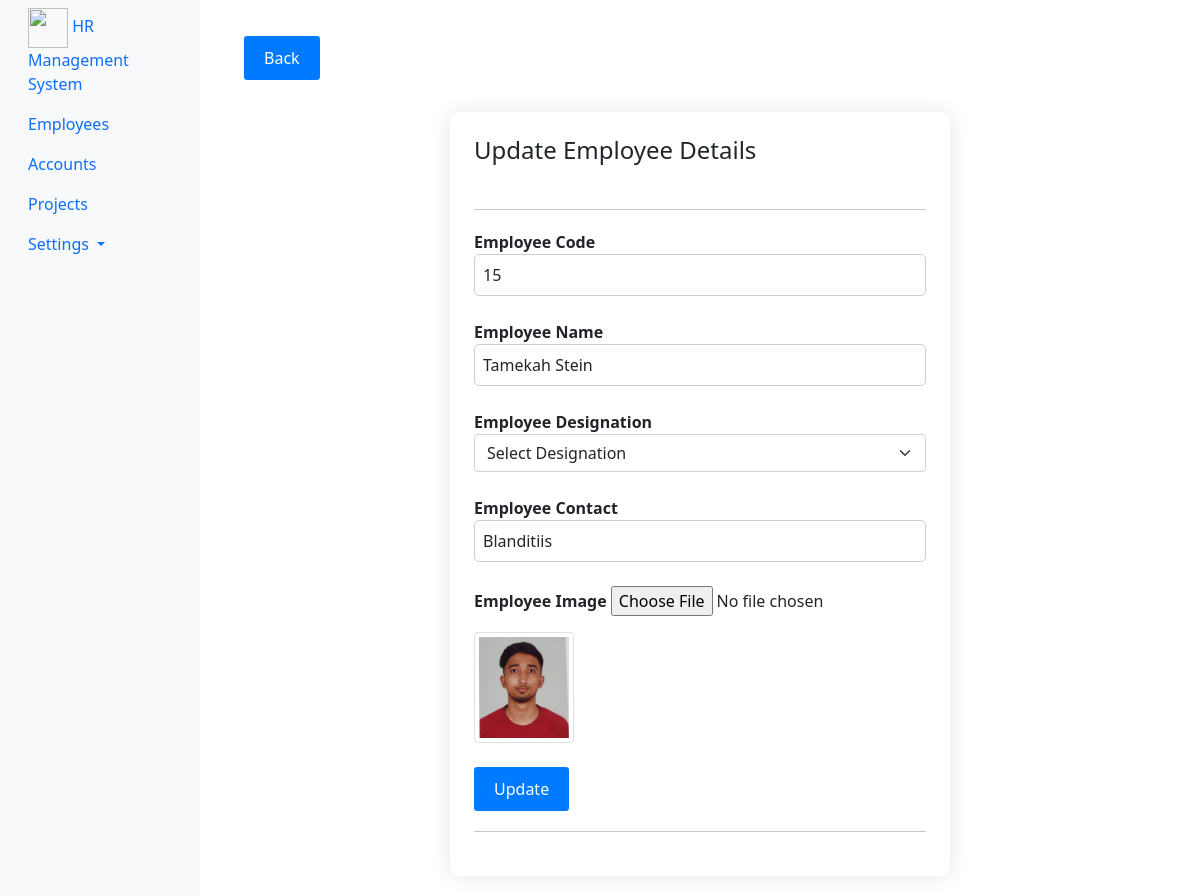
/employees/edit/15/ (signed in), run on an earlier commit of the app's database.
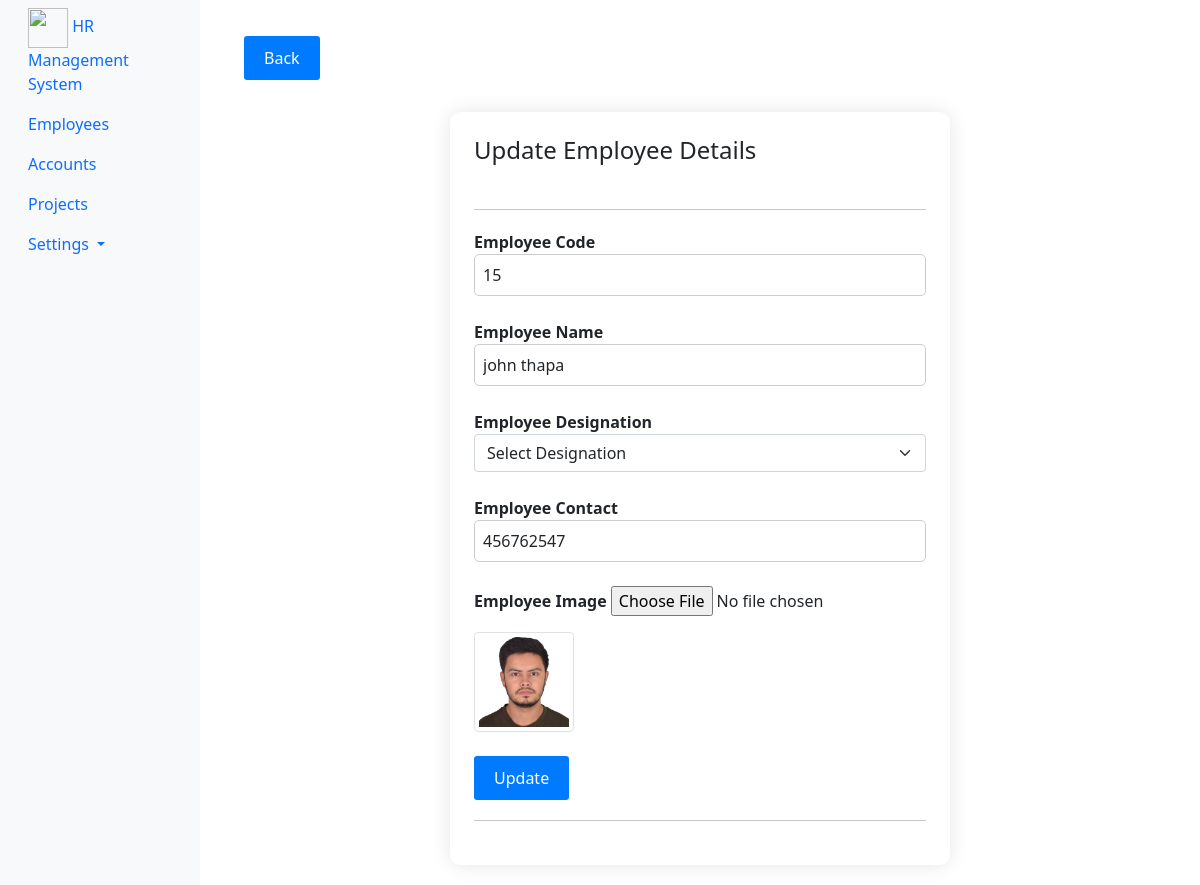
And on a later commit of the database.
### Employees/models.py (models this page shows, shortened)
class EmployeeDetail(models.Model):
    employee_code = models.PositiveIntegerField(primary_key=True, auto_created=True)
    employee_name = models.CharField(max_length=30)
    employee_designation = models.ForeignKey(EmployeeDesignation, on_delete=models.CASCADE)
    employee_contact = models.CharField(max_length=10)
    employee_image = models.FileField(upload_to="images/employeeImage/", blank=True, null=True)
    is_active = models.BooleanField(default=True)
    class Meta:
        db_table = "employee_details"
        ordering = ["-employee_name"]

### Employees/views.py (the view)
# urls.py: path('edit/<int:pk>/', views.employee_edit, name='employee_edit'),
@login_required(login_url='/login/')
def employee_edit(request, pk):
    employee_obj=EmployeeDetail.objects.get(pk=pk)
    designation_obj=EmployeeDesignation.objects.all()
    context={"data": employee_obj, "employee_designation": designation_obj}
    if request.method == "POST":
        employee_obj= EmployeeCreateForm(data=request.POST, instance=employee_obj, files=request.FILES)
        if employee_obj.is_valid():
            employee_obj.save()
            messages.success(request, "Updated succesfully")
            return redirect("employee_show", pk)   #redirecting to url having pk or id
    return render(request, 'employees/employee_edit.html', context)

### templates/employees/employee_edit.html (shortened to what this page needs)
{% extends 'layouts/master.html' %}
{% block custom_css %}
{% load static %}
<link rel="stylesheet" href="{% static 'css/employee_edit.css' %}">
{% endblock %}
{% block content %}
<div class="container">
    <a href="{% url 'employee_list' %}" class="btn btn-sm btn-primary my-3">Back</a>
    <div class="card p-4 mt-3">
        <h1 class="mb-4">Update Employee Details</h1>
        <hr>
        <form action="{% url 'employee_edit' data.pk %}" method="post" enctype="multipart/form-data">
            <div class="form-group mb-4">
                <label for="employee_code">Employee Code</label>
                <input type="number" name="employee_code" value="{{ data.employee_code }}" class="form-control" placeholder="Enter Employee Code" required>
            </div>
            <div class="form-group mb-4">
                <label for="employee_name">Employee Name</label>
                <input type="text" name="employee_name" value="{{ data.employee_name }}" class="form-control" placeholder="Enter Employee Name" required>
            </div>
            <div class="form-group mb-4">
                <label for="employee_designation">Employee Designation</label>
                <select name="employee_designation" class="form-select">
                    <option value="0">Select Designation</option>
                </select>
            </div>
            <div class="form-group mb-4">
                <label for="employee_contact">Employee Contact</label>
                <input type="tel" name="employee_contact" value="{{ data.employee_contact }}" class="form-control" placeholder="Enter Contact Number" required maxlength="10">
            </div>
            <div class="form-group mb-4">
                <label for="employee_image">Employee Image</label>
                <input type="file" name="employee_image" class="form-control-file" accept="image/*">
                <img src="{{ data.employee_image.url }}" alt="Current Image" class="img-thumbnail mt-3" style="max-width: 100px;">
            </div>
            <button type="submit" class="btn btn-primary btn-sm">Update</button>
        </form>
        <hr>
    </div>
</div>
{% endblock %}

What changed in the data, as far as the page shows it:
changed EmployeeDetail id 15: employee_name "Tamekah Stein" → "john thapa"; employee_contact "Blanditiis" → "456762547"; employee_image: a different picture
